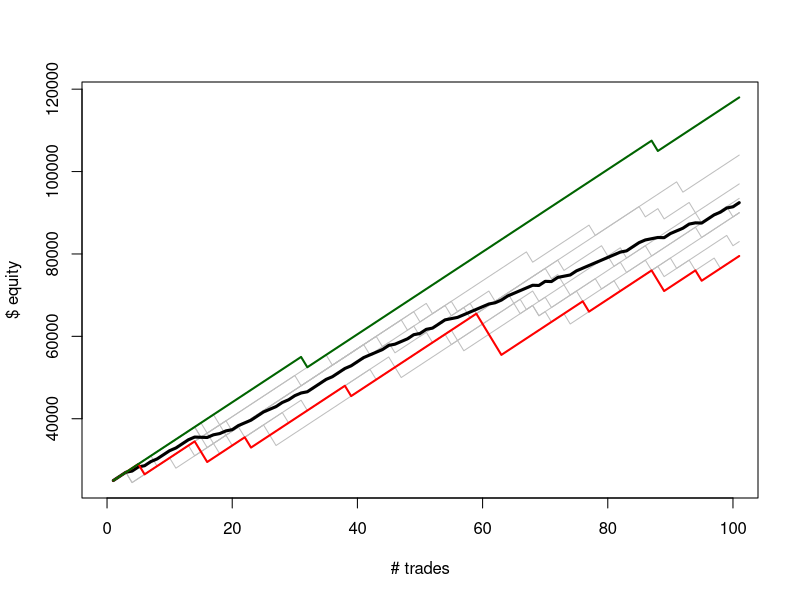

Write R code to recreate this figure.
# Try to simulate some equity curves given P(win) and Avg Win size
# Inputs:
#   number of trades per curve
#   number of curves
#   probability of winning
#   profit factor -OR- (average win size + average loss size) -OR- W:L
#   whether wins/losses are in $ or %
#   dollar multiplier of W:L if W:L in $ 
#     (e.g. each trade wins $50 and loses $100 if W:L is 0.5 and mult is 100)
#   max loss per trade if W:L in % 
#     (e.g. each trade wins 5% and loses 10% if W:L is 0.5 max loss is 10)
#   starting equity
# Risk of ruin inputs:
#   Loss level % (be clear what this is: losing X% or having X% remaining)
# Outputs:
#   Basic statistical analysis of all curve results
#   Basic statistical analysis of drawdowns by time
#     answer the question: "how hard is this to stick to when times are bad?"
#   Basic statistical analysis of drawdowns by amount
#     answer the question: "how pissed would people be looking at results?"
#   Graph of random sample of X curves
# Risk of ruin outputs:
#   Risk of ever experiencing loss level % from any given point on curve
#   Risk of ever experiencing loss level % of starting capital

library(zoo)

pwin   = 0.9
wlr    = 0.4
#avg_w  = 2
#avg_l  = 5
if (wlr < 1) {
  avg_w = 1
  avg_l = (1/wlr)
} else {
  avg_w = wlr
  avg_l = 1
}
#wlr    = avg_w / avg_l
#profac = wlr * (pwin/(1-pwin))
d_mult = 1000           # d mode: dollars to multiply avg win/loss by
maxpct = 10             # max % loss on the losing trades
f_mult = maxpct / avg_l # use this to sync wlr w/ max loss % on a trade
ncurve = 10
ntrade = 100
d_or_f = 'd'            # dollars or fixed fractional risk mode
equity = 25000

probs  = runif(ncurve * ntrade)
probs  = matrix(probs, nrow=ntrade, ncol=ncurve)

trades = probs
if (d_or_f == "d") {
  trades[probs <= pwin] = avg_w * d_mult
  trades[probs > pwin]  = avg_l * d_mult * (-1)
} else {
  trades[probs <= pwin] = f_mult * avg_w / 100
  trades[probs > pwin]  = f_mult * avg_l / 100 * (-1)
}

curves = rep(equity, ncurve)
temp   = rbind(curves, trades)
#curves = rollapply(curves, 1, sum) # not this easy

# rollapply is unusably slow as used below
# brute force is easier than going to get RcppRoll and trying again
excel_roll_sum = function(x) {
  y = x
  for (i in 1:length(x)) { y[i] = rollapply(x, i, sum)[1]}
  return(y)
}

excel_roll_sum2 = function(x) {
  for (i in 1:(length(x)-1)) { 
    x[i+1] = x[i]+x[i+1]
  }
  return(x)
}

excel_roll_mult = function(x) {
  for (i in 1:(length(x)-1)) { 
    x[i+1] = x[i]*(1+x[i+1])
  }
  return(x)
}

if (d_or_f == 'd') {
  curves = apply(temp, 2, excel_roll_sum2)
} else 
  curves = apply(temp, 2, excel_roll_mult)

avg_crv = rowSums(curves)/ncurve

# plot them
xrange = c(0, ntrade)
yrange = range(curves)

plot(xrange, yrange, type="n", xlab="# trades", ylab="$ equity")
colors   = rainbow(ncurve)

for (i in 1:ncurve) {
  #lines(1:(ntrade+1), curves[,i], col=colors[i])
  lines(1:(ntrade+1), curves[,i], col="grey")
}

lines(1:(ntrade+1), avg_crv, col="black", lwd=3)
cat("average return of all curves ", (tail(avg_crv,1) - equity)/equity*100, "%\n")
cat("expected value ", pwin*avg_w - (1-pwin)*avg_l, "\n")
cat("kelly value", (wlr*pwin-(1-pwin))/wlr, "%\n")
cat(" Min.   1Q   Median Mean  3Q    Max.\n",
    summary(as.vector(tail(curves, 1))))

# worst curve is:
#  curves[,(curves[101,] == min(curves[101,]))]
# best curve is:
#  first (if multiple) curves[,(curves[101,] == max(curves[101,]))][,1]
#  otherwise: curves[,(curves[101,] == max(curves[101,]))]
# plot best and worst curves
if (is.null(ncol(curves[,(curves[(ntrade+1),] == min(curves[(ntrade+1),]))]))) {
  lines(1:(ntrade+1), 
        curves[,(curves[(ntrade+1),] == min(curves[(ntrade+1),]))], 
        col="red", 
        lwd=2)
} else {
  lines(1:(ntrade+1), 
        curves[,(curves[(ntrade+1),] == min(curves[(ntrade+1),]))][,1], 
        col="red", 
        lwd=2)
}

if (is.null(ncol(curves[,(curves[(ntrade+1),] == max(curves[(ntrade+1),]))]))) {
  lines(1:(ntrade+1), 
        curves[,(curves[(ntrade+1),] == max(curves[(ntrade+1),]))], 
        col="dark green", 
        lwd=2)
} else {
  lines(1:(ntrade+1), 
        curves[,(curves[(ntrade+1),] == max(curves[(ntrade+1),]))][,1], 
        col="dark green", 
        lwd=2)
}
